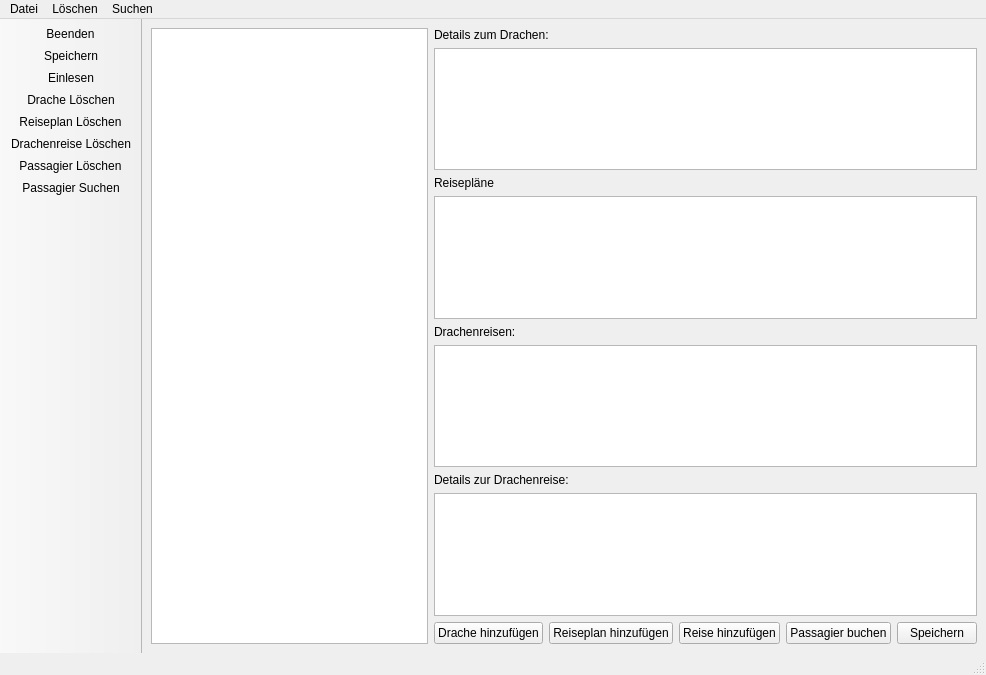
<?xml version="1.0" encoding="UTF-8"?>
<ui version="4.0">
 <class>MainWindow</class>
 <widget class="QMainWindow" name="MainWindow">
  <property name="geometry">
   <rect>
    <x>0</x>
    <y>0</y>
    <width>986</width>
    <height>675</height>
   </rect>
  </property>
  <property name="font">
   <font>
    <family>Ubuntu</family>
   </font>
  </property>
  <property name="windowTitle">
   <string>Drachenflug-Manager</string>
  </property>
  <widget class="QWidget" name="centralwidget">
   <layout class="QHBoxLayout" name="horizontalLayout">
    <item>
     <widget class="QListWidget" name="drachenListWidget"/>
    </item>
    <item>
     <layout class="QVBoxLayout" name="verticalLayout">
      <item>
       <widget class="QLabel" name="label_drachenDetails">
        <property name="text">
         <string>Details zum Drachen:</string>
        </property>
       </widget>
      </item>
      <item>
       <widget class="QPlainTextEdit" name="detailTextEdit">
        <property name="readOnly">
         <bool>true</bool>
        </property>
       </widget>
      </item>
      <item>
       <widget class="QLabel" name="label_Plaene">
        <property name="text">
         <string>Reisepläne</string>
        </property>
       </widget>
      </item>
      <item>
       <widget class="QListWidget" name="reisePlanListWidget"/>
      </item>
      <item>
       <widget class="QLabel" name="label_reisen">
        <property name="text">
         <string>Drachenreisen:</string>
        </property>
       </widget>
      </item>
      <item>
       <widget class="QListWidget" name="reiseListWidget"/>
      </item>
      <item>
       <widget class="QLabel" name="label_drachenflugDetails">
        <property name="text">
         <string>Details zur Drachenreise:</string>
        </property>
       </widget>
      </item>
      <item>
       <widget class="QListWidget" name="reiseDetailsListWidget"/>
      </item>
      <item>
       <layout class="QHBoxLayout" name="buttonLayout">
        <item>
         <widget class="QPushButton" name="addDracheButton">
          <property name="text">
           <string>Drache hinzufügen</string>
          </property>
         </widget>
        </item>
        <item>
         <widget class="QPushButton" name="addReiseplanButton">
          <property name="text">
           <string>Reiseplan hinzufügen</string>
          </property>
         </widget>
        </item>
        <item>
         <widget class="QPushButton" name="addDrachenreiseButton">
          <property name="text">
           <string>Reise hinzufügen</string>
          </property>
         </widget>
        </item>
        <item>
         <widget class="QPushButton" name="addPassengerButton">
          <property name="text">
           <string>Passagier buchen</string>
          </property>
         </widget>
        </item>
        <item>
         <widget class="QPushButton" name="saveButton">
          <property name="text">
           <string>Speichern</string>
          </property>
         </widget>
        </item>
       </layout>
      </item>
     </layout>
    </item>
   </layout>
  </widget>
  <widget class="QMenuBar" name="menubar">
   <property name="enabled">
    <bool>true</bool>
   </property>
   <property name="geometry">
    <rect>
     <x>0</x>
     <y>0</y>
     <width>986</width>
     <height>18</height>
    </rect>
   </property>
   <property name="cursor">
    <cursorShape>ArrowCursor</cursorShape>
   </property>
   <property name="defaultUp">
    <bool>false</bool>
   </property>
   <widget class="QMenu" name="menuDatei">
    <property name="title">
     <string>Datei</string>
    </property>
    <addaction name="actionEinlesen"/>
    <addaction name="actionSpeichern"/>
    <addaction name="actionBeenden"/>
   </widget>
   <widget class="QMenu" name="menuL_schen">
    <property name="title">
     <string>Löschen</string>
    </property>
    <addaction name="actionDrache_L_schen"/>
    <addaction name="actionReiseplan_L_schen"/>
    <addaction name="actionDrachenreise_L_schen"/>
    <addaction name="actionPassagier_L_schen"/>
   </widget>
   <widget class="QMenu" name="menuSuchen">
    <property name="title">
     <string>Suchen</string>
    </property>
    <addaction name="actionPassagierSuchen"/>
   </widget>
   <addaction name="menuDatei"/>
   <addaction name="menuL_schen"/>
   <addaction name="menuSuchen"/>
  </widget>
  <widget class="QStatusBar" name="statusbar"/>
  <widget class="QToolBar" name="toolBar">
   <property name="windowTitle">
    <string>toolBar</string>
   </property>
   <property name="movable">
    <bool>false</bool>
   </property>
   <attribute name="toolBarArea">
    <enum>LeftToolBarArea</enum>
   </attribute>
   <attribute name="toolBarBreak">
    <bool>false</bool>
   </attribute>
   <addaction name="actionBeenden"/>
   <addaction name="actionSpeichern"/>
   <addaction name="actionEinlesen"/>
   <addaction name="actionDrache_L_schen"/>
   <addaction name="actionReiseplan_L_schen"/>
   <addaction name="actionDrachenreise_L_schen"/>
   <addaction name="actionPassagier_L_schen"/>
   <addaction name="actionPassagierSuchen"/>
  </widget>
  <action name="actionBeenden">
   <property name="icon">
    <iconset>
     <normaloff>icons/beenden.svg</normaloff>icons/beenden.svg</iconset>
   </property>
   <property name="text">
    <string>Beenden</string>
   </property>
   <property name="font">
    <font>
     <family>Ubuntu</family>
    </font>
   </property>
  </action>
  <action name="actionSpeichern">
   <property name="icon">
    <iconset>
     <normaloff>icons/speichern.svg</normaloff>icons/speichern.svg</iconset>
   </property>
   <property name="text">
    <string>Speichern</string>
   </property>
  </action>
  <action name="actionEinlesen">
   <property name="icon">
    <iconset>
     <normaloff>icons/einlesen.svg</normaloff>icons/einlesen.svg</iconset>
   </property>
   <property name="text">
    <string>Einlesen</string>
   </property>
  </action>
  <action name="actionDrache_L_schen">
   <property name="icon">
    <iconset>
     <normaloff>icons/drache.svg</normaloff>icons/drache.svg</iconset>
   </property>
   <property name="text">
    <string>Drache Löschen</string>
   </property>
  </action>
  <action name="actionReiseplan_L_schen">
   <property name="icon">
    <iconset>
     <normaloff>icons/reiseplan.svg</normaloff>icons/reiseplan.svg</iconset>
   </property>
   <property name="text">
    <string>Reiseplan Löschen</string>
   </property>
  </action>
  <action name="actionDrachenreise_L_schen">
   <property name="icon">
    <iconset>
     <normaloff>icons/drachenreise.svg</normaloff>icons/drachenreise.svg</iconset>
   </property>
   <property name="text">
    <string>Drachenreise Löschen</string>
   </property>
  </action>
  <action name="actionPassagier_L_schen">
   <property name="icon">
    <iconset>
     <normaloff>icons/passagier.svg</normaloff>icons/passagier.svg</iconset>
   </property>
   <property name="text">
    <string>Passagier Löschen</string>
   </property>
  </action>
  <action name="actionPassagierSuchen">
   <property name="icon">
    <iconset>
     <normaloff>icons/suchen.svg</normaloff>icons/suchen.svg</iconset>
   </property>
   <property name="text">
    <string>Passagier Suchen</string>
   </property>
  </action>
 </widget>
 <resources/>
 <connections/>
</ui>
